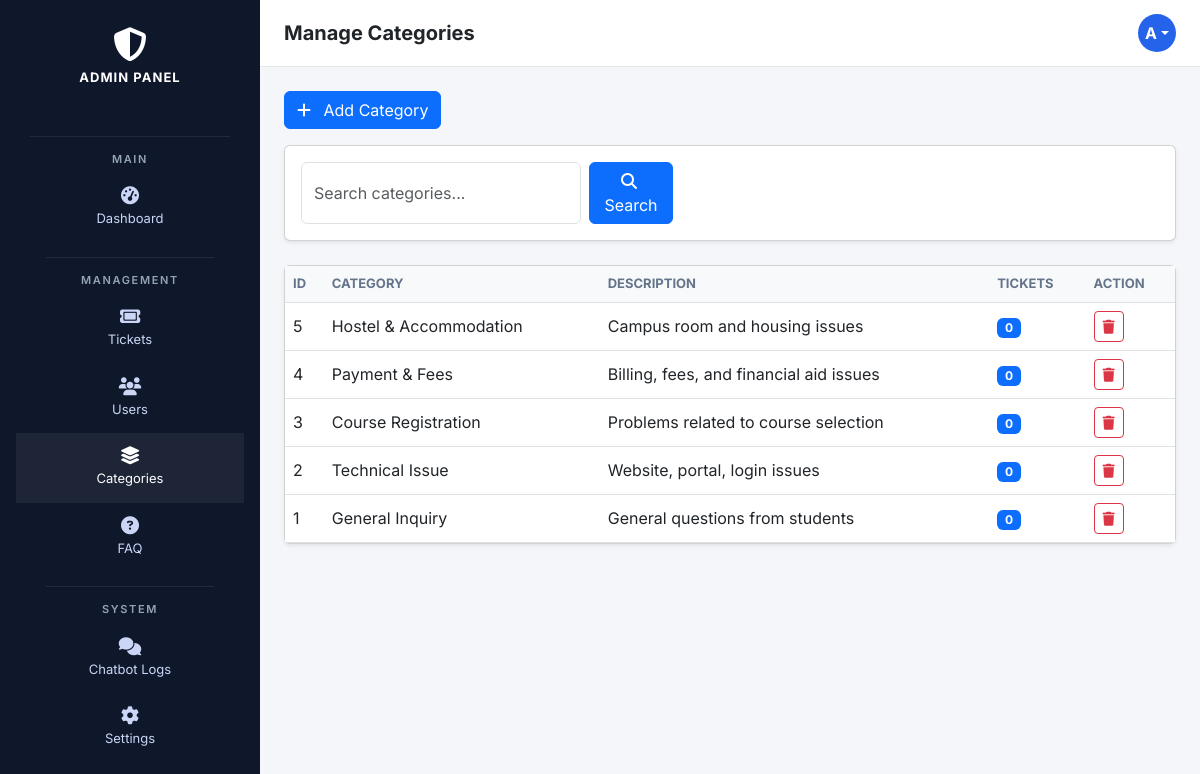
The page /admin/manage_categories.php (signed in) on the database as committed earlier.
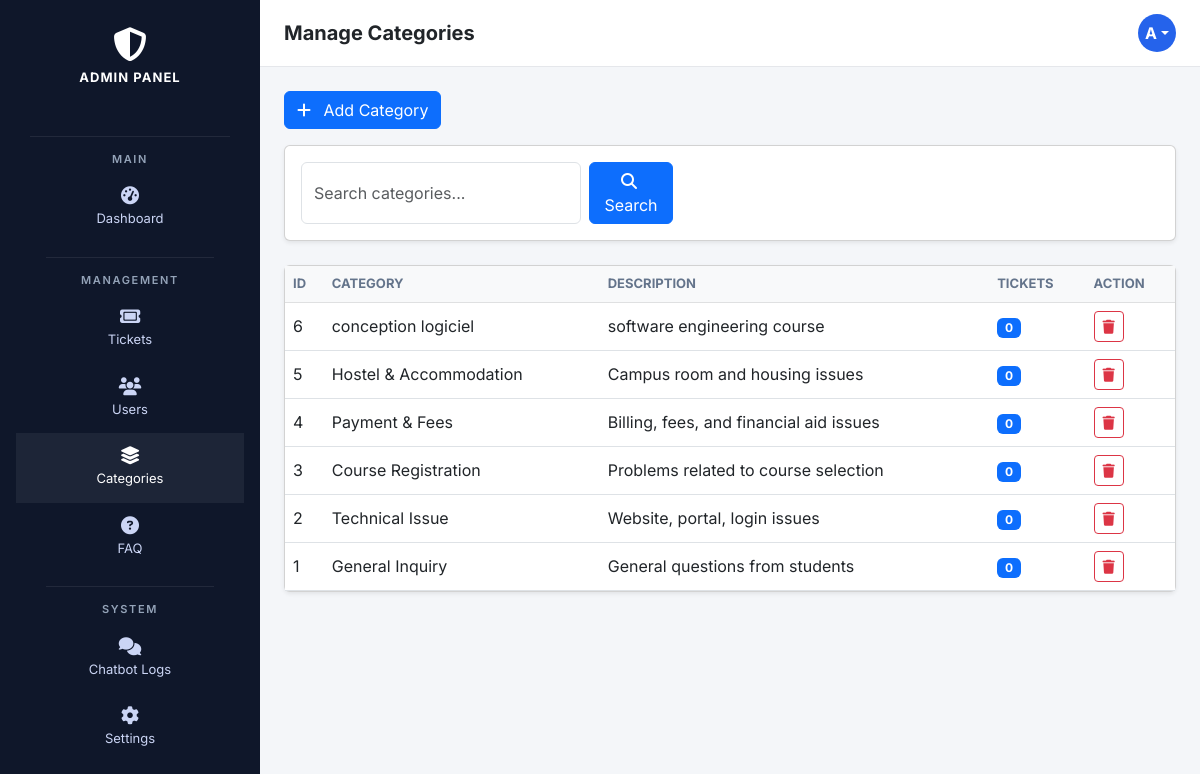
The same page on the database as committed later.
### tables this page shows
CREATE TABLE `categories` (
  `id` int(11) NOT NULL,
  `name` varchar(100) NOT NULL,
  `description` text DEFAULT NULL,
  `created_at` timestamp NOT NULL DEFAULT current_timestamp()
);

### admin/manage_categories.php (the view, shortened to what this page needs)
<?php
require_once __DIR__ . '/../config/db.php';
$email = $_SESSION['email'];
$initials = strtoupper($email[0]);
$search = $_GET['search'] ?? "";
$sql = "
    SELECT
        c.id,
        c.name,
        c.description,
        (
            SELECT COUNT(*)
            FROM tickets t
            WHERE t.category_id = c.id
        ) AS ticket_count
    FROM categories c
    WHERE c.name LIKE :search
       OR c.description LIKE :search
    ORDER BY c.id DESC
";
$stmt = $conn->prepare($sql);
$searchTerm = "%$search%";
$stmt->bindParam(":search", $searchTerm);
$stmt->execute();
$categories = $stmt->fetchAll(PDO::FETCH_ASSOC);
?>
<!doctype html>
<html lang="en">
<head>
<link href="https://cdn.jsdelivr.net/npm/bootstrap@5.3.0/dist/css/bootstrap.min.css" rel="stylesheet">
<link href="https://cdnjs.cloudflare.com/ajax/libs/font-awesome/6.5.0/css/all.min.css" rel="stylesheet">
</head>
<body>
<div class="d-flex">
<aside class="sidebar">
    <div class="sidebar-header">
        <i class="fa-solid fa-shield-halved"></i>
        <h5>ADMIN PANEL</h5>
    </div>
    <div class="sidebar-divider"></div>
    <div class="sidebar-nav px-3">
        <div class="sidebar-section">MAIN</div>
        <a href="dashboard.php"><i class="fa-solid fa-gauge-high"></i><span>Dashboard</span></a>
        <div class="sidebar-divider"></div>
        <div class="sidebar-section">MANAGEMENT</div>
        <a href="tickets.php"><i class="fa-solid fa-ticket"></i><span>Tickets</span></a>
        <a href="manage_users.php"><i class="fa-solid fa-users"></i><span>Users</span></a>
        <a href="manage_categories.php" class="active">
            <i class="fa-solid fa-layer-group"></i><span>Categories</span>
        </a>
        <a href="manage_faq.php"><i class="fa-solid fa-circle-question"></i><span>FAQ</span></a>
        <div class="sidebar-divider"></div>
        <div class="sidebar-section">SYSTEM</div>
        <a href="chatbot_logs.php"><i class="fa-solid fa-comments"></i><span>Chatbot Logs</span></a>
        <a href="settings.php"><i class="fa-solid fa-gear"></i><span>Settings</span></a>
    </div>
</aside>
<main class="flex-grow-1">
<div class="topbar">
    <h5 class="fw-bold mb-0">Manage Categories</h5>
    <div class="dropdown">
        <div class="avatar dropdown-toggle" data-bs-toggle="dropdown"><?= $initials ?></div>
    </div>
</div>
<div class="p-4">
<button class="btn btn-primary mb-3" data-bs-toggle="modal" data-bs-target="#addCategoryModal">
    <i class="fa-solid fa-plus me-2"></i> Add Category
</button>
<div class="card shadow-sm mb-4">
    <div class="card-body d-flex justify-content-between align-items-center flex-wrap">
        <form method="GET" class="d-flex gap-2">
            <input type="text" name="search" class="form-control" placeholder="Search categories..." value="<?= htmlspecialchars($search) ?>">
            <button class="btn btn-primary">
                <i class="fa fa-search me-1"></i> Search
            </button>
        </form>
    </div>
</div>
<div class="card shadow-sm">
    <div class="table-responsive">
        <table class="table table-hover align-middle mb-0">
            <thead class="table-light">
            <tr>
                <th>ID</th>
                <th>Category</th>
                <th>Description</th>
                <th>Tickets</th>
                <th>Action</th>
            </tr>
            </thead>
            <tbody>
            <?php if(!$categories): ?>
                <tr><td colspan="5" class="text-center text-muted py-4">No categories found</td></tr>
            <?php else: foreach ($categories as $cat): ?>
                <tr>
                    <td><?= $cat['id'] ?></td>
                    <td><?= htmlspecialchars($cat['name']) ?></td>
                    <td><?= htmlspecialchars($cat['description']) ?></td>
                    <td><span class="badge bg-primary"><?= $cat['ticket_count'] ?></span></td>
                    <td>
                        <a href="?delete=<?= $cat['id'] ?>" class="btn btn-sm btn-outline-danger" onclick="return confirm('Delete this category?')">
                            <i class="fa fa-trash"></i>
                        </a>
                    </td>
                </tr>
            <?php endforeach; endif; ?>
            </tbody>
        </table>
    </div>
</div>
</div>
</main>
</div>
</body>
</html>

Rows that differ between the two databases and show on the page:
added categories: id "6", name "conception logiciel", description "software engineering course", ticket_count "0"
